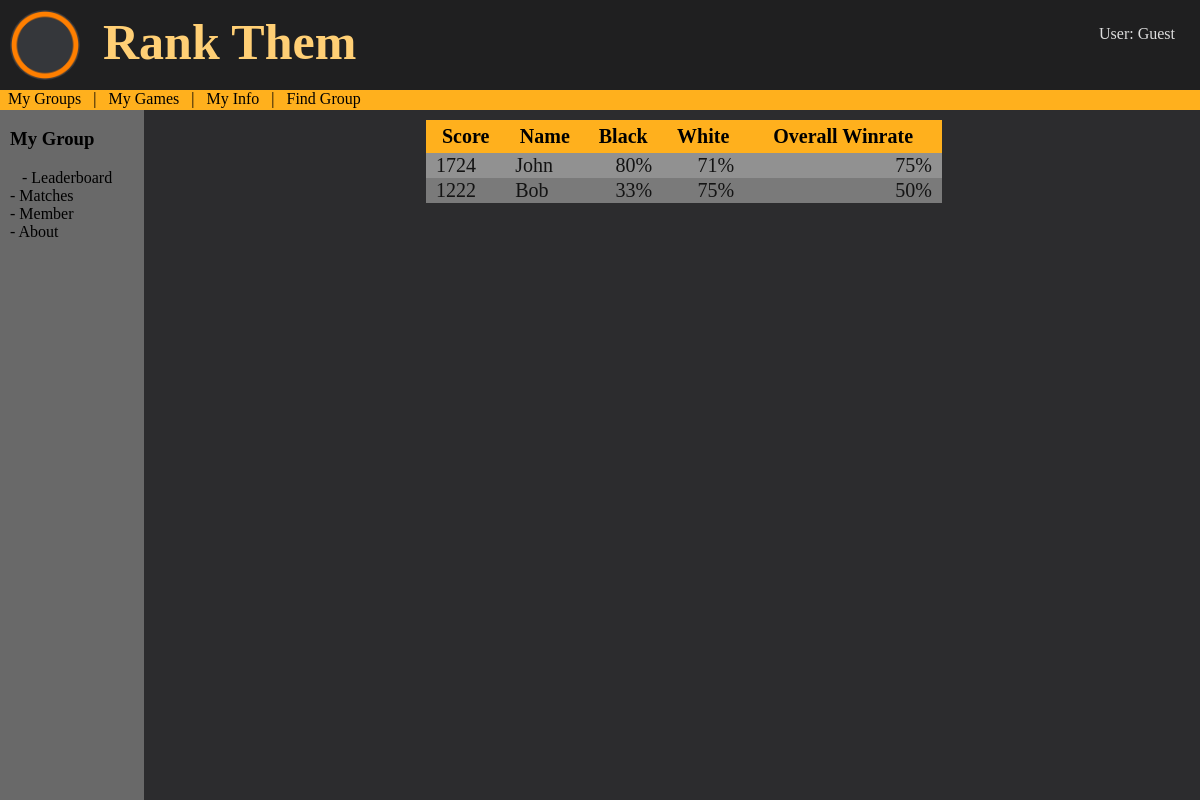
The page /leaderboard on the database as committed earlier.
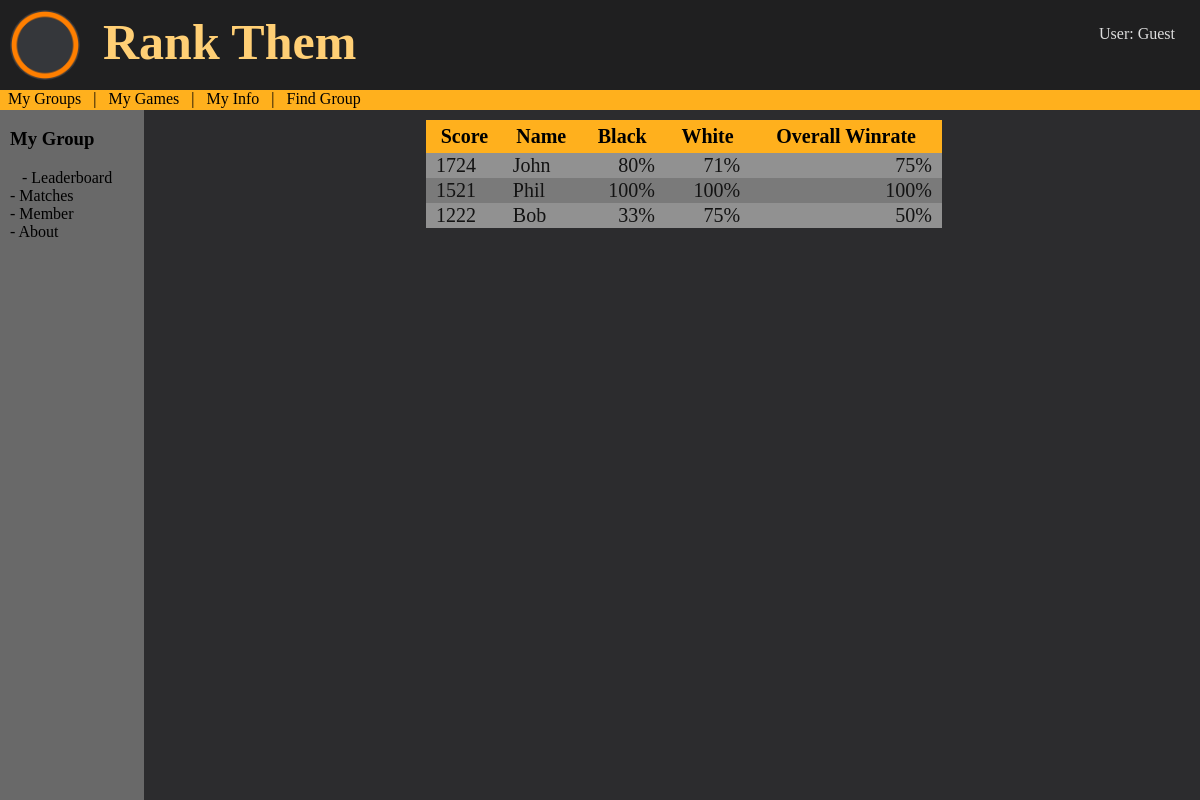
The same page on the database as committed later.
### tables this page shows
CREATE TABLE Attribute (id INTEGER PRIMARY KEY, name STRING);

CREATE TABLE Statistics (mid INTEGER REFERENCES Member (id), aid INTEGER REFERENCES Attribute (id), win INTEGER, loss INTEGER, draw INTEGER);

CREATE TABLE Member (id INTEGER PRIMARY KEY, uid INTEGER REFERENCES User (id), cid INTEGER REFERENCES Club (id), admin BOOLEAN, score INTEGER);

CREATE TABLE User (id INTEGER PRIMARY KEY, name STRING, image STRING, email STRING, password STRING, OAuth STRING);

### main.py (the view)
@app.route('/leaderboard')
def leaderboard():
    info = select("""SELECT User.id, User.name, Member.score,
                    Attribute.name AS attribute, Statistics.win,
                    Statistics.loss, Statistics.draw
                    FROM User JOIN Member ON User.id = Member.uid
                    JOIN Statistics ON Member.id = Statistics.mid
                    JOIN Attribute ON Statistics.aid = Attribute.id
                    WHERE Member.cid = ?;""", ("1",))
    info = sorted(info, key=lambda x: (-x[2], x[0], x[3]))
    temp = list(info.pop(0))
    board = [temp + [[temp[3], int(temp[4] / (temp[4] + temp[5]) * 100)]]]
    board[0].pop(3)
    for i in range(len(info)):
        temp = list(info.pop(0))
        if temp[0] != board[-1][0]:
            board[-1][3] = int(board[-1][3]
                            / (board[-1][3] + board[-1][4]) * 100)
            for i in range(2): board[-1].pop(4)
            board.append(temp)
            board[-1] += [[temp[3], int(temp[4] / (temp[4] + temp[5]) * 100)]]
            board[-1].pop(3)
        else:
            board[-1] += [[temp[3], int(temp[4] / (temp[4] + temp[5]) * 100)]]
            for i in range (3, 6):
                board[-1][i] += temp[i+1]
    board[-1][3] = int(board[-1][3]
                    / (board[-1][3] + board[-1][4]) * 100)
    for i in range(2): board[-1].pop(4)
    return render_template("leaderboard.html", title="Leaderboard",
                            group_name="my group", page=0, rank=board)

### main.py (called while the page is built)
def select(txt, dat):
    con = sqlite3.connect("./static/chessELO.db")
    cursor = con.cursor()
    cursor.execute(txt, dat)
    ret = cursor.fetchall()
    con.close()
    return ret

### templates/leaderboard.html
{% extends 'layout.html' %}
{% block content %}
{% include 'side-nav.html' %}
<div class="content" id="content">
    <table class="leaderboard"><tbody>
        <tr>
            <th>Score</th>
            <th>Name</th>
            {% for i in range(rank[0]|length - 4) %}
            <th>{{rank[0][i+4][0].title()}}</th>
            {% endfor %}
            <th>Overall Winrate</th>
        </tr>
        {% for i in rank %}
            <tr>
                <td>{{i[2]}}</td>
                <td>{{i[1]}}</td>
                {% for j in range(rank[0]|length - 4) %}
                <td style="text-align: right;">{{i[j + 4][1]}}%</td>
                {% endfor %}
                <td style="text-align: right;">{{i[3]}}%</td>
            </tr>
        {% endfor %}
    </tbody></table>
</div>
{% endblock %}

### templates/layout.html (shortened to what this page needs)
<!DOCTYPE html>
<html lang="en">
<head>
    <link rel="stylesheet" href="../static/css/style.css">
</head>
<body>
    {% include 'header.html' %}
    {% include 'nav.html' %}
    {% block content %}{% endblock %}
</body>
</html>

### templates/header.html
<div class="top-header">
    <img src="/static/images/circle.png" alt="CIRCLE" class="logo">
    <h1>Rank Them</h1>
    <p> User: Guest <br>
</div>

### templates/nav.html (shortened to what this page needs)
<div class="top-nav">
    <a href="/my-groups">My Groups</a> &nbsp | &nbsp
    <a href="/my-games">My Games</a> &nbsp | &nbsp
    <a href="/my-info">My Info</a> &nbsp | &nbsp
    <a href="/find-group">Find Group</a>
</div>

### templates/side-nav.html
<div class="side-nav" id="side-nav">
    <br>
    <h3>{{group_name}}</h3>
    <a href="/leaderboard"> {% if page == 0 %} &nbsp;&nbsp; {% endif %} - Leaderboard</a> <br>
    <a href="/matches"> {% if page == 1 %} &nbsp;&nbsp; {% endif %} - Matches</a> <br>
    <a href="#"> {% if page == 2 %} &nbsp;&nbsp; {% endif %} - Member</a> <br>
    <a href="#"> {% if page == 3 %} &nbsp;&nbsp; {% endif %} - About</a>
</div>

### static/css/style.css (style rules this page uses)
.top-header { width: 100%; height: 90px; background-color: #1f1f20; position: fixed; display: block; margin: 0; color: #dddddd; z-index: inherit; }
.top-header h1 { display: inline-block; margin: 5px; color: #ffcf75; padding: 8px; font-family: 'Brush Script MT', cursive; font-size: 50px; z-index: inherit; }
.top-header p { float: right; text-align: right; margin: 25px; z-index: inherit; }
.logo { float: left; width: 70px; margin: 10px; border-radius: 50%; background-color: #35373b; z-index: inherit; }
.top-nav { background-color: #ffb01d; display: block; position: fixed; top: 90px; height: 20px; width: 100%; z-index: inherit; }
.top-nav a, .side-nav a { color: black; text-decoration: none; }
.side-nav { height: calc(100vh - 25px); display: block; position: fixed; top: 110px; background-color: rgb(105, 105, 105); width:12vw; }
.side-nav a, .side-nav h3 { margin-left: 10px; margin-right: 10px; }
.side-nav h3 { margin-top: 0; text-transform: capitalize; margin-right: 10px; }
.content { width:86vw; float: right; display: block; color: rgb(211, 211, 211); transform: translate(0, 120px); z-index: 10; }
.leaderboard, .matches { width: 50%; margin-left: auto; margin-right: auto; border-collapse: collapse; background-color: rgb(122, 122, 122); color: rgb(19, 19, 19); margin-bottom: 10px; z-index: inherit; }
.leaderboard tr, .matches tr { font-size: 20px; z-index: inherit; }
.leaderboard th, .matches th { background: #ffb01d; position: sticky; top: -10px; box-shadow: 0 2px 2px -1px rgba(0, 0, 0, 0.4); color: black; padding: 5px; z-index: inherit; }
.leaderboard td, .matches td { padding-left: 10px; padding-right: 10px; z-index: inherit; }
.leaderboard tr:nth-child(even), .matches tr:nth-child(even) { background-color: rgb(145, 145, 145); }
::placeholder { font-style: italic; color: rgb(77, 77, 77); }
body { background-color: #2c2c2e; margin: 0; top: 0; z-index: 10; }

Rows that differ between the two databases and show on the page:
added Statistics: score "1521", name "Phil", i "100" "100", i "100"
